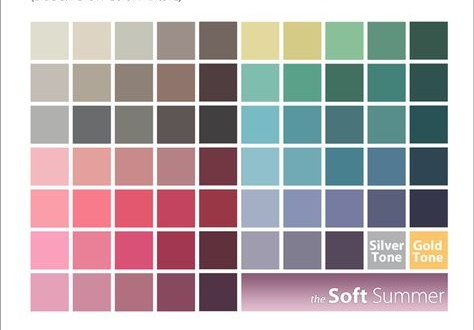
#> input picture code/ColorCode12/pd4cpInlab/ss1.jpg, 474 x 330 px, found by its file name
$ python ColorPaletteToRGB.py
#> lines starting #> are read from the running program, lines starting #| are printed output that depends on the picture
# -*- coding: utf-8 -*-
"""
Created on Sun Mar 15 19:05:46 2020

@author: lsamsi
"""
# RGB and HSV Viewer: https://www.rapidtables.com/web/color/RGB_Color.html
# TODO: click on color and have RGB (or other) values in clipboard

# import modules
import os
import matplotlib.pyplot as plt #2.1.2
import numpy as np
import cv2

# define variables
seasons = ['lsp', 'tsp', 'bs',
          'ls', 'ts', 'ss',
          'sa', 'ta', 'da',
          'cw', 'tw', 'dw' ]


# set directory
os.getcwd()
os.chdir(r'D:\thesis\palettes\ss')


CP_INDEX = 'ss1'
twcp = cv2.imread(f'{CP_INDEX}.jpg')
#> twcp is the input picture: shape (330, 474, 3); mean B, G, R 176, 173.3, 183.3
print(twcp.shape)
#| (330, 474, 3)
#(1344, 1856, 3)
# plt.imshow(nemo)
# plt.show()

# it looks like the blue and red channels have been mixed up.
# In fact, OpenCV by default reads images in BGR format.

twcp = cv2.cvtColor(twcp, cv2.COLOR_BGR2RGB)
plt.imshow(twcp)
plt.show()

#%%

# crop image
if CP_INDEX == 'tw1':
    crop_img = twcp[110:,]
elif CP_INDEX == 'tw2':
    crop_img = twcp[290:690,]
elif CP_INDEX == 'tw3' :
    crop_img = twcp[140:340,]
elif CP_INDEX == 'ta1':
    crop_img = twcp[260:640,]
elif CP_INDEX == 'da1' or CP_INDEX == 'ts1' or CP_INDEX == 'bs1' or CP_INDEX == 'ls1' or CP_INDEX == 'ss1':
    crop_img = twcp[210:540,]
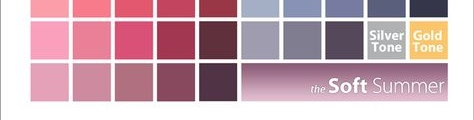
#> crop_img: shape (120, 474, 3); mean R, G, B 201.2, 168.8, 179.8
elif CP_INDEX == 'dw1' or CP_INDEX == 'cw1' or CP_INDEX == 'lsp1':
    crop_img = twcp[250:630,]
elif CP_INDEX == 'sa1' or CP_INDEX == 'tsp1':
    crop_img = twcp[75:230,]


plt.imshow(crop_img)
plt.show()
img = crop_img
# #pop-up window
# cv2.imshow("cropped", crop_img)
# cv2.waitKey(0)


#%%

# build grid
rows = 7
columns = 10

# hint: if the image is cropped to a size of another season, set grid size to the same season in the conditional
if CP_INDEX == 'tw1':
    bordery = 15 # border around the color dataset matrix
    borderx = 35
    patchy = 150 # color patch size of each color in the color dataset
    patchx = 160
    delta = 20 # spacing in-between
elif CP_INDEX == 'tw2':
    bordery = 10 # border around the color dataset matrix
    borderx = 39
    patchy = 49 # color patch size of each color in the color dataset
    patchx = 50
    delta = 5 # spacing in-between
elif CP_INDEX == 'tw3':
    bordery = 9 # border around the color dataset matrix
    borderx = 20
    patchy = 24 # color patch size of each color in the color dataset
    patchx = 24
    delta = 2 # spacing in-between
elif CP_INDEX == 'ta1':
    bordery = 15 # border around the color dataset matrix
    borderx = 36
    patchy = 46 # color patch size of each color in the color dataset
    patchx = 46
    delta = 5 # spacing in-between
elif CP_INDEX == 'da1' or CP_INDEX == 'ts1' or CP_INDEX == 'bs1' or CP_INDEX == 'ls1' or CP_INDEX == 'ss1':
    bordery = 22 # border around the color dataset matrix
    borderx = 31
    patchy = 38 # color patch size of each color in the color dataset
    patchx = 38
    delta = 4 # spacing in-between
elif CP_INDEX == 'dw1' or CP_INDEX == 'cw1'or CP_INDEX == 'lsp1' :
    bordery = 27 # border around the color dataset matrix
    borderx = 37
    patchy = 44 # color patch size of each color in the color dataset
    patchx = 44
    delta = 7 # spacing in-between
elif CP_INDEX == 'sa1' or CP_INDEX == 'tsp1':
    bordery = 17 # border around the color dataset matrix
    borderx = 17
    patchy = 18 # color patch size of each color in the color dataset
    patchx = 16
    delta = 1 # spacing in-between

#%%
# test values to determine grid params
img_grid = crop_img[:69,:80]
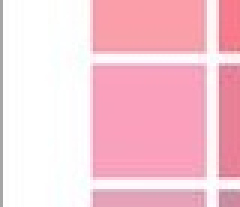
#> img_grid: shape (69, 80, 3) (shown 3 times larger); mean R, G, B 246.8, 202.1, 213.8
plt.imshow(img_grid)
plt.show()
# y - 28, 69, 76
# x - 38, 80, 87


#%%
ini = bordery+patchy/2
nex = patchy/2+delta+patchy/2

# recursive function to determine center coordinate points for each color patch
def T(n):
    if n == 1:
        return int(ini)
    else:
        return int(T(n-1)+nex)

yy = [T(i) for i in range(1,rows+1)] # make sure rows is an int scalar, not a lst
# [90.0, 260.0, 430.0, 600.0, 770.0, 940.0, 1110.0]

ini = borderx+patchx/2
nex = patchx/2+delta+patchx/2

xx = [T(i) for i in range(1,columns+1)]
# [115.0, 295.0, 475.0, 655.0, 835.0, 1015.0, 1195.0, 1375.0, 1555.0, 1735.0]


# modify pixel value at grid nodes (=center of color patch to black dots)
# for i in yy:
#     for j in xx:
#         img[i,j,:] = [0,0,0]

# plt.imshow(img)
# plt.show()

#%%

# access and save pixel value at grid nodes (=center of color patch)
import pandas as pd

rows = []
cols = []
rgbs = []

for row, i in enumerate(yy):
    for column, j in enumerate(xx):
#> (the run stopped early here; a loop or call above may not have finished)

$ run again, with code/ColorCode12/pd4cpInlab/bs1.jpg copied over code/ColorCode12/pd4cpInlab/ss1.jpg
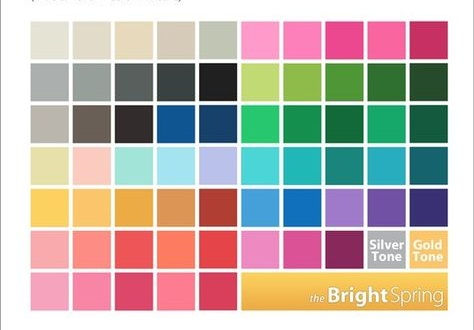
#> input picture code/ColorCode12/pd4cpInlab/bs1.jpg, 474 x 330 px, found by its file name
#> twcp is the input picture: shape (330, 474, 3); mean B, G, R 173.1, 180.5, 190.8
#| (330, 474, 3)
#> `crop_img = twcp[210:540,]`:
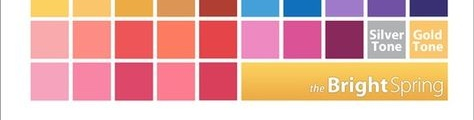
#> crop_img: shape (120, 474, 3); mean R, G, B 228.7, 179.9, 171.3
#> `img_grid = crop_img[:69,:80]`:
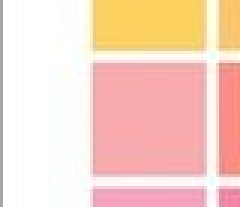
#> img_grid: shape (69, 80, 3) (shown 3 times larger); mean R, G, B 248.5, 213.2, 199.6

$ run again, with code/ColorCode12/pd4cpInlab/cw1.jpg copied over code/ColorCode12/pd4cpInlab/ss1.jpg
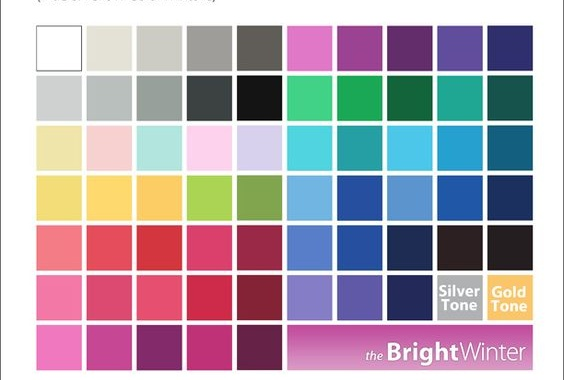
#> input picture code/ColorCode12/pd4cpInlab/cw1.jpg, 564 x 380 px, found by its file name
#> twcp is the input picture: shape (380, 564, 3); mean B, G, R 177, 165.8, 177.6
#| (380, 564, 3)
#> `crop_img = twcp[210:540,]`:
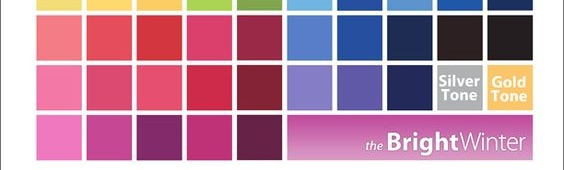
#> crop_img: shape (170, 564, 3); mean R, G, B 187.5, 139.4, 164
#> `img_grid = crop_img[:69,:80]`:
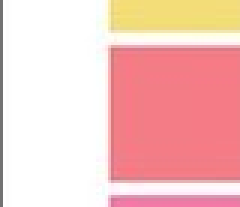
#> img_grid: shape (69, 80, 3) (shown 3 times larger); mean R, G, B 246.1, 198.8, 195

$ run again, with code/ColorCode12/pd4cpInlab/da1.jpg copied over code/ColorCode12/pd4cpInlab/ss1.jpg
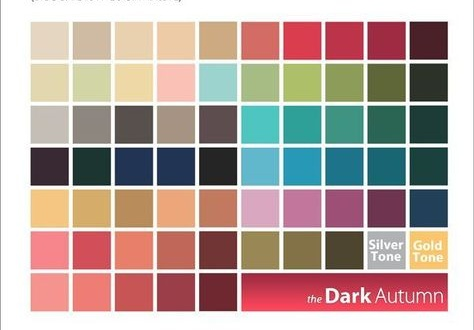
#> input picture code/ColorCode12/pd4cpInlab/da1.jpg, 474 x 330 px, found by its file name
#> twcp is the input picture: shape (330, 474, 3); mean B, G, R 159.7, 165.8, 184.6
#| (330, 474, 3)
#> `crop_img = twcp[210:540,]`:
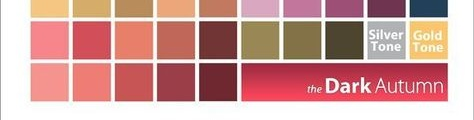
#> crop_img: shape (120, 474, 3); mean R, G, B 207.7, 158.3, 154.5
#> `img_grid = crop_img[:69,:80]`:
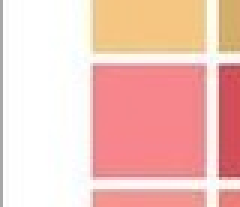
#> img_grid: shape (69, 80, 3) (shown 3 times larger); mean R, G, B 242.8, 198.1, 189.6
